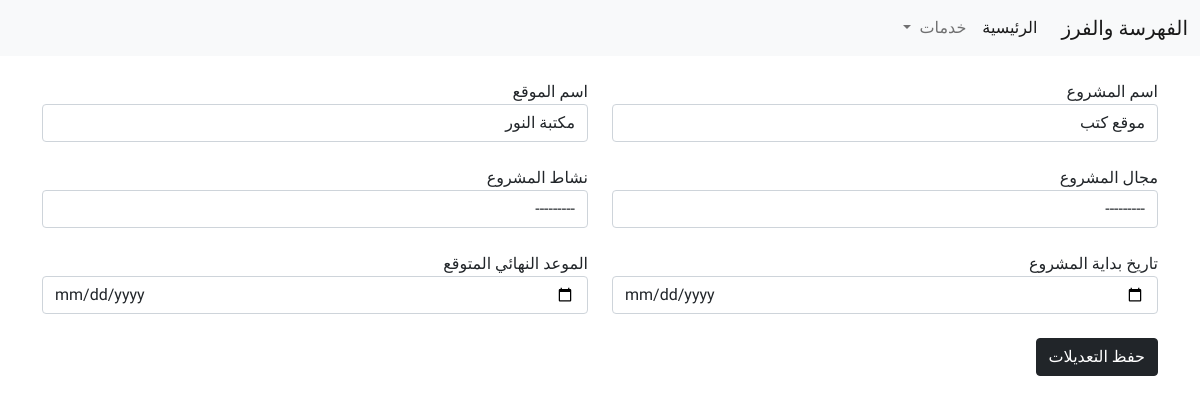
The page /project/edit/1/ on the database its author committed.
### fahrasah/models.py (models this page shows, shortened)
class Project(models.Model):
    title = models.CharField(max_length=150, verbose_name="اسم المشروع")
    website_name = models.CharField(max_length=200, verbose_name="اسم الموقع")
    website_field = models.ForeignKey(WebsiteField, on_delete=models.SET_NULL, null=True, blank=True, verbose_name="مجال المشروع")
    website_activity = models.ForeignKey(WebsiteActivity, on_delete=models.SET_NULL, null=True, blank=True, verbose_name="نشاط المشروع")
    start_date = models.DateField(auto_now_add=False, verbose_name="تاريخ بداية المشروع")
    end_date = models.DateField(verbose_name="الموعد النهائي المتوقع")

### fahrasah/views.py (the view)
# urls.py: path('project/edit/<int:id>/', edit_project, name='edit-project'),
def edit_project(request, id):
    project = Project.objects.get(id=id)
    form = EditProjectForm(instance=project)
    if request.POST:
        form = EditProjectForm(request.POST, instance=project)
        form.save()
        messages.success(request, 'تم حفظ التعديلات بنجاح')
    context = {
        'form': form,
    }
    return render(request, 'fahrasah/edit-project.html', context)

### fahrasah/forms.py
class EditProjectForm(forms.ModelForm):
    class Meta:
        model = Project
        fields = '__all__'
        widgets = {
            'start_date': forms.DateInput(attrs={'type': 'date', 'class': 'form-control'}),
            'end_date': forms.DateInput(attrs={'type': 'date', 'class': 'form-control'}),
            'title': forms.TextInput(attrs={'type': 'text', 'class': 'form-control'}),
            'website_name': forms.TextInput(attrs={'type': 'text', 'class': 'form-control'}),
            'website_field': forms.Select(attrs={'class': 'form-control'}),
            'website_activity': forms.Select(attrs={'class': 'form-control'}),
        }

### fahrasah/models.py (called while the page is built)
    def __str__(self):
        return self.name

### fahrasah/templates/fahrasah/edit-project.html (shortened to what this page needs)
{% extends 'base.html' %}
{% block content %}
<form method="POST">
    <div class="row">
        <div class="col-sm-6">
            {{form.title.label}}
            {{form.title}}
        </div>
        <div class="col-sm-6">
            {{form.website_name.label}}
            {{form.website_name}}
        </div>
    </div>
    <br>
    <div class="row">
        <div class="col-sm-6">
            {{form.website_field.label}}
            {{form.website_field}}
        </div>
        <div class="col-sm-6">
            {{form.website_activity.label}}
            {{form.website_activity}}
        </div>
    </div>
    <br>
    <div class="row">
        <div class="col-sm-6">
            {{form.start_date.label}}
            {{form.start_date}}
        </div>
        <div class="col-sm-6">
            {{form.end_date.label}}
            {{form.end_date}}
        </div>
    </div>
    <br>
    <button type="submit" class="btn btn-dark">حفظ التعديلات</button>
</form>
{% endblock %}

### templates/base.html (style rules this page uses)
* { font-family: 'Changa', sans-serif; }

### rows shown on the page
Project: title "موقع كتب", website_name "مكتبة النور", website_field "---------", website_activity "---------"
